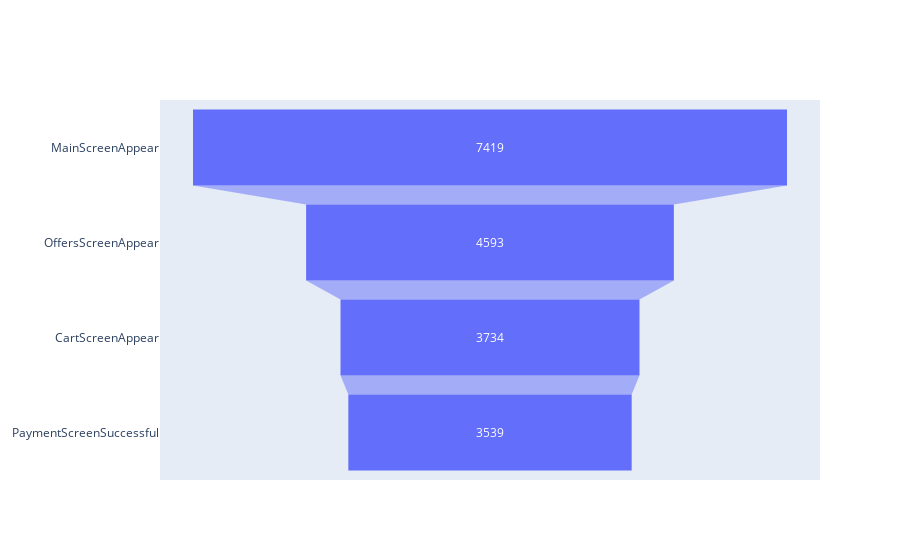

Notebook code cell kept with this figure:
### Markdown cell above
### Porcentaje de usuarios que completan el recorrido

### Code cell
# Graficamos el embudo
fig = go.Figure(go.Funnel(
    y = user_by_event_no_tutorial['event'],
    x = user_by_event_no_tutorial['n_users']))

fig.show()

### Figure 1 — Plotly figure (JSON) as saved in the notebook; plotly's stock layout.template omitted (floating-point values rounded to 4 significant figures)
{"data": [{"type": "funnel", "x": [7419, 4593, 3734, 3539], "y": ["MainScreenAppear", "OffersScreenAppear", "CartScreenAppear", "PaymentScreenSuccessful"]}], "layout": {}}
